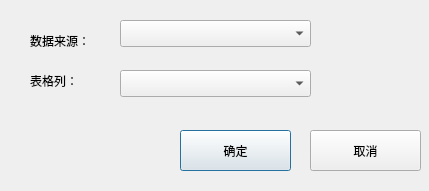
<?xml version="1.0" encoding="UTF-8"?>
<ui version="4.0">
 <class>ImportDataWin</class>
 <widget class="QDialog" name="ImportDataWin">
  <property name="geometry">
   <rect>
    <x>0</x>
    <y>0</y>
    <width>429</width>
    <height>191</height>
   </rect>
  </property>
  <property name="windowTitle">
   <string>Dialog</string>
  </property>
  <widget class="QLabel" name="label">
   <property name="geometry">
    <rect>
     <x>30</x>
     <y>30</y>
     <width>81</width>
     <height>21</height>
    </rect>
   </property>
   <property name="text">
    <string>数据来源：</string>
   </property>
  </widget>
  <widget class="QComboBox" name="comboBox">
   <property name="geometry">
    <rect>
     <x>120</x>
     <y>20</y>
     <width>191</width>
     <height>27</height>
    </rect>
   </property>
  </widget>
  <widget class="QLabel" name="label_2">
   <property name="geometry">
    <rect>
     <x>30</x>
     <y>70</y>
     <width>81</width>
     <height>21</height>
    </rect>
   </property>
   <property name="text">
    <string>表格列：</string>
   </property>
  </widget>
  <widget class="QComboBox" name="comboBox_2">
   <property name="geometry">
    <rect>
     <x>120</x>
     <y>70</y>
     <width>191</width>
     <height>27</height>
    </rect>
   </property>
  </widget>
  <widget class="QPushButton" name="pushButton">
   <property name="geometry">
    <rect>
     <x>180</x>
     <y>130</y>
     <width>111</width>
     <height>41</height>
    </rect>
   </property>
   <property name="text">
    <string>确定</string>
   </property>
  </widget>
  <widget class="QPushButton" name="pushButton_2">
   <property name="geometry">
    <rect>
     <x>310</x>
     <y>130</y>
     <width>111</width>
     <height>41</height>
    </rect>
   </property>
   <property name="text">
    <string>取消</string>
   </property>
  </widget>
 </widget>
 <resources/>
 <connections/>
</ui>
